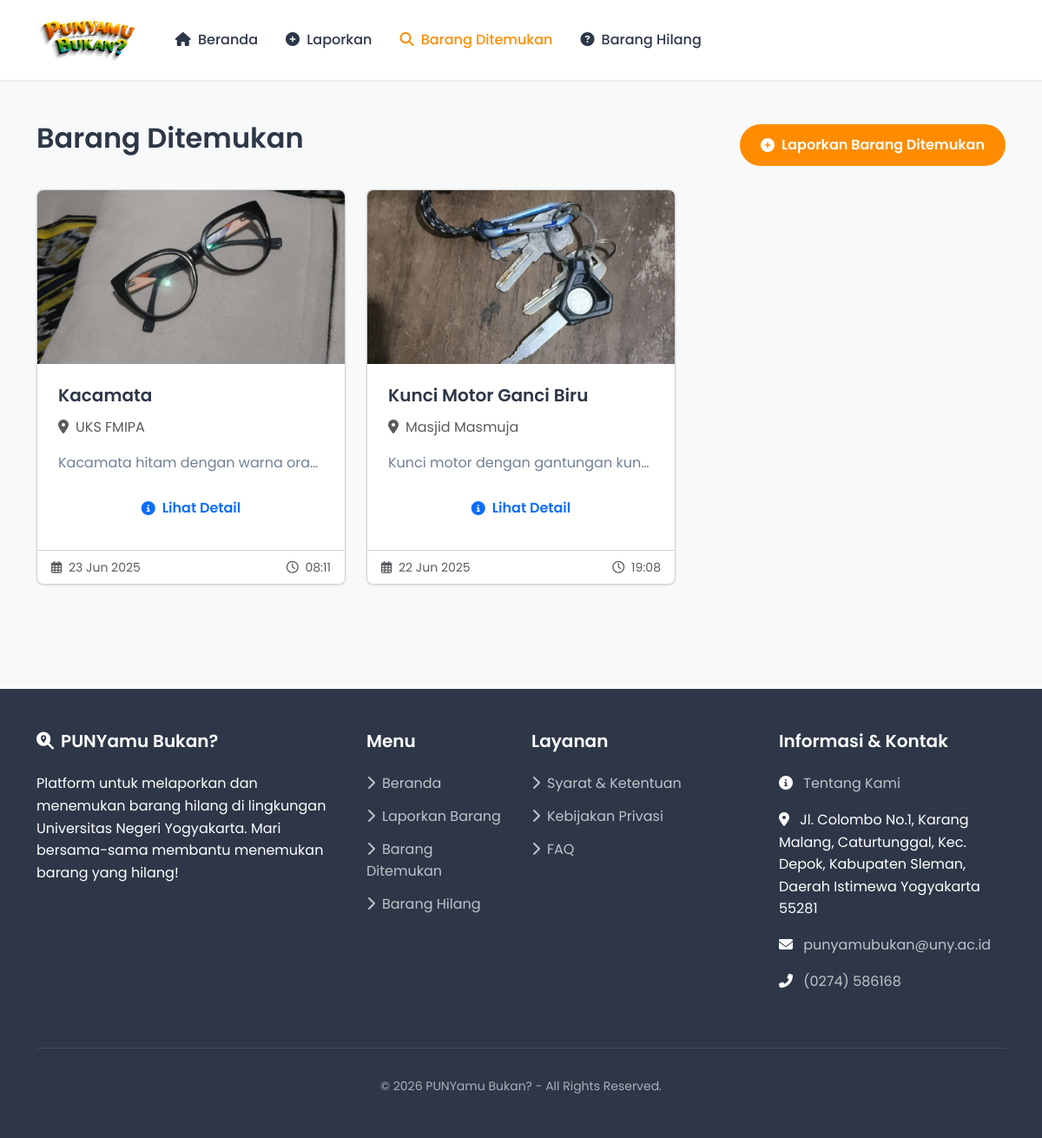
The page /barang_ditemukan.php on the database its author committed.
### tables this page shows
CREATE TABLE `reports` (
  `report_id` int(11) NOT NULL,
  `title` varchar(255) NOT NULL,
  `description` text NOT NULL,
  `type` enum('lost','found') NOT NULL,
  `location` varchar(255) NOT NULL,
  `date_reported` date NOT NULL,
  `created_at` datetime DEFAULT NULL,
  `time_reported` time NOT NULL,
  `contact_info` varchar(255) NOT NULL,
  `image` varchar(255) DEFAULT NULL,
  `status` enum('pending','verified','selesai') DEFAULT 'pending'
);

### barang_ditemukan.php (the view, shortened to what this page needs)
<?php include 'header.php'; include 'db.php'; ?>
<div class="container my-5">
    <div class="d-flex justify-content-between align-items-center mb-4">
        <h2>Barang Ditemukan</h2>
        <a href="lapor.php?type=found" class="btn btn-primary">
            <i class="fas fa-plus-circle me-2"></i>Laporkan Barang Ditemukan
        </a>
    </div>
    <?php
    $stmt = $pdo->query("SELECT * FROM reports WHERE type = 'found' AND status = 'verified' ORDER BY created_at DESC");
    if ($stmt->rowCount() > 0): ?>
        <div class="row">
            <?php while ($row = $stmt->fetch(PDO::FETCH_ASSOC)): ?>
                <div class="col-md-4 mb-4">
                    <div class="card h-100">
                        <?php if ($row['image']): ?>
                            <img src="uploads/<?= htmlspecialchars($row['image']) ?>" class="card-img-top" alt="<?= htmlspecialchars($row['title']) ?>" style="height: 200px; object-fit: cover;">
                        <?php else: ?>
                            <div class="bg-light d-flex align-items-center justify-content-center" style="height: 200px;">
                                <i class="fas fa-image fa-3x text-muted"></i>
                            </div>
                        <?php endif; ?>
                        <div class="card-body d-flex flex-column">
                            <h5 class="card-title"><?= htmlspecialchars($row['title']) ?></h5>
                            <p class="card-text text-muted">
                                <i class="fas fa-map-marker-alt me-2"></i><?= htmlspecialchars($row['location']) ?>
                            </p>
                            <div class="card-text flex-grow-1" style="white-space: nowrap; overflow: hidden; text-overflow: ellipsis; line-height: 1.5em;">
                                <?= htmlspecialchars($row['description']) ?>
                            </div>
                            <div class="mt-auto">
                                <a href="detail_barang.php?id=<?= $row['report_id'] ?>" class="btn btn-outline-primary w-100">
                                    <i class="fas fa-info-circle me-2"></i>Lihat Detail
                                </a>
                            </div>
                        </div>
                        <div class="card-footer bg-transparent">
                            <div class="d-flex justify-content-between align-items-center">
                                <small class="text-muted">
                                    <i class="far fa-calendar-alt me-1"></i>
                                    <?= date('d M Y', strtotime($row['date_reported'])) ?>
                                </small>
                                <small class="text-muted">
                                    <i class="far fa-clock me-1"></i>
                                    <?= date('H:i', strtotime($row['time_reported'])) ?>
                                </small>
                            </div>
                        </div>
                    </div>
                </div>
            <?php endwhile; ?>
        </div>
    <?php endif; ?>
</div>
<?php include 'footer.php'; ?>

### assets/css/style.css (style rules this page uses)
:root { --primary-color: #FF8C00; --primary-hover: #e07d00; --secondary-color: #2E8B57; --accent-color: #FFA500; --dark-color: #2D3748; --light-color: #F7FAFC; --gray-color: #718096; --light-gray: #E2E8F0; --white: #FFFFFF; --shadow-sm: 0 1px 3px rgba(0, 0, 0, 0.1); --shadow-md: 0 4px 6px rgba(0, 0, 0, 0.1); --shadow-lg: 0 10px 15px rgba(0, 0, 0, 0.1); --border-radius: 8px; --transition: all 0.3s ease; }
body { font-family: 'Segoe UI', Tahoma, Geneva, Verdana, sans-serif; line-height: 1.6; color: var(--dark-color); background-color: #f8f9fa; margin: 0; padding: 0; }
a { color: var(--primary-color); text-decoration: none; transition: var(--transition); }
h1, h2, h3, h4, h5, h6 { margin-top: 0; margin-bottom: 1rem; font-weight: 600; line-height: 1.2; }
p { margin-top: 0; margin-bottom: 1rem; }
.card { display: flex; flex-direction: column; background: white; border-radius: var(--border-radius); box-shadow: var(--shadow-sm); overflow: hidden; transition: var(--transition); }
.card-body { flex: 1; display: flex; flex-direction: column; padding: 1.5rem; }
.card-img-top { width: 100%; height: 200px; object-fit: cover; }
.card-title { font-size: 1.25rem; font-weight: 600; margin-bottom: 0.75rem; color: var(--dark-color); }
.card-text { color: var(--gray-color); margin-bottom: 1rem; flex-grow: 1; }
img { max-width: 100%; height: auto; }
.btn { display: inline-flex; align-items: center; justify-content: center; padding: 0.75rem 1.5rem; border-radius: 50px; font-weight: 600; text-align: center; cursor: pointer; transition: var(--transition); border: none; text-decoration: none; }
.btn i { margin-right: 0.5rem; }
.btn-primary { background-color: var(--primary-color); color: white; }

### header.php (style rules this page uses)
body { font-family: 'Poppins', sans-serif; display: flex; flex-direction: column; min-height: 100vh; }

### rows shown on the page
reports: image (picture), title "Kacamata", location "UKS FMIPA", description "Kacamata hitam dengan warna ora…", date_reported "23 Jun 2025", time_reported "08:11"
reports: image (picture), title "Kunci Motor Ganci Biru", location "Masjid Masmuja", description "Kunci motor dengan gantungan kun…", date_reported "22 Jun 2025", time_reported "19:08"
